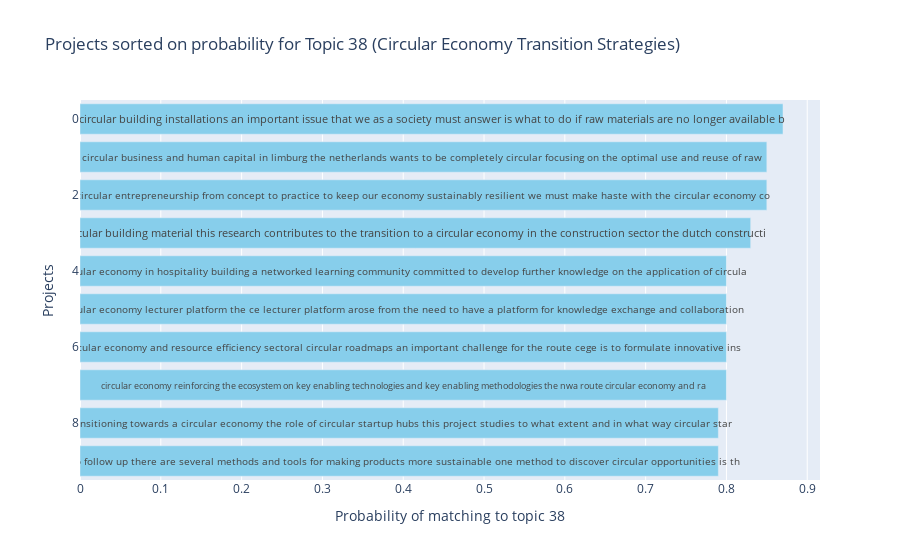

Notebook cell for this chart:
### Code cell
topic_name = topic_model.get_topic_info()['CustomName'][TOPIC_INDEX]
print_markdown(f'### This table shows the likelihood that projects belong to Topic ({SELECTED_TOPIC_ID}) {SELECTED_TOPIC_NAME}:')

if LOAD_MODEL:
    # Extract the probabilities for the specific topic
    specific_topic_probs = probs[:, TOPIC_INDEX]
else:
    # Extract the probabilities for the specific topic
    specific_topic_probs = probs[:, SELECTED_TOPIC_ID]

# Find the indices of documents with a probability above the threshold for the specific topic
doc_indices = np.where(specific_topic_probs >= THRESHOLD_DOC_PROB_TABLE)[0]

# Retrieve the documents with the specific topic
docs_with_specific_topic = [docs[i] for i in doc_indices]

# Create a DataFrame with the documents and their probabilities for the specific topic
df_specific_topic = pd.DataFrame({
    'document': docs_with_specific_topic,
    'probability': specific_topic_probs[doc_indices]
})

# Sort the DataFrame in descending order by probability
df_specific_topic = df_specific_topic.sort_values(by='probability', ascending=False).reset_index(drop=True)

df_specific_topic['probability'] = df_specific_topic['probability'].round(2)

pd.set_option('display.max_columns', None)
pd.set_option('display.width', None)  # None means all data will be displayed in one line
pd.set_option('display.max_colwidth', 500)  # None means all data will be displayed without truncation

display(df_specific_topic.head(5))

# Create a DataFrame with the top 10 documents and their probabilities for the specific topic
df_specific_topic_top_n = df_specific_topic.head(10)

# Truncate the 'document' column to 100 characters
df_specific_topic_top_n['document'] = df_specific_topic_top_n['document'].str.slice(0, 140)

# Create a bar chart
fig = go.Figure(data=[
    go.Bar(
        y=df_specific_topic_top_n.index,
        x=df_specific_topic_top_n['probability'],
        text=df_specific_topic_top_n['document'],
        textposition='inside',
        insidetextanchor='end',  # Align text to the right
        orientation='h',  # horizontal bar chart
        marker_color='skyblue'
    )
])

# Add title and labels
fig.update_layout(
    title_text=f'Projects sorted on probability for Topic {SELECTED_TOPIC_ID} ({SELECTED_TOPIC_NAME})',
    xaxis_title=f'Probability of matching to topic {SELECTED_TOPIC_ID}',
    yaxis_title='Projects',
    yaxis_autorange="reversed"  # Invert y-axis to have the highest probability at the top
)

# Show the plot
fig.show()

### Figure 1 — Plotly figure (JSON) as saved in the notebook; plotly's stock layout.template omitted (floating-point values rounded to 4 significant figures)
{"data": [{"insidetextanchor": "end", "marker": {"color": "skyblue"}, "orientation": "h", "text": ["circular building installations an important issue that we as a society must answer is what to do if raw materials are no longer available b", "circular business and human capital in limburg the netherlands wants to be completely circular focusing on the optimal use and reuse of raw ", "circular entrepreneurship from concept to practice to keep our economy sustainably resilient we must make haste with the circular economy co", "circular building material this research contributes to the transition to a circular economy in the construction sector the dutch constructi", "circular economy in hospitality building a networked learning community committed to develop further knowledge on the application of circula", "circular economy lecturer platform the ce lecturer platform arose from the need to have a platform for knowledge exchange and collaboration ", "circular economy and resource efficiency sectoral circular roadmaps an important challenge for the route cege is to formulate innovative ins", "circular economy reinforcing the ecosystem on key enabling technologies and key enabling methodologies the nwa route circular economy and ra", "transitioning towards a circular economy the role of circular startup hubs this project studies to what extent and in what way circular star", "circo follow up there are several methods and tools for making products more sustainable one method to discover circular opportunities is th"], "textposition": "inside", "type": "bar", "x": [0.87, 0.85, 0.85, 0.83, 0.8, 0.8, 0.8, 0.8, 0.79, 0.79], "y": [0, 1, 2, 3, 4, 5, 6, 7, 8, 9]}], "layout": {"title": {"text": "Projects sorted on probability for Topic 38 (Circular Economy Transition Strategies)"}, "xaxis": {"title": {"text": "Probability of matching to topic 38"}}, "yaxis": {"autorange": "reversed", "title": {"text": "Projects"}}}}
